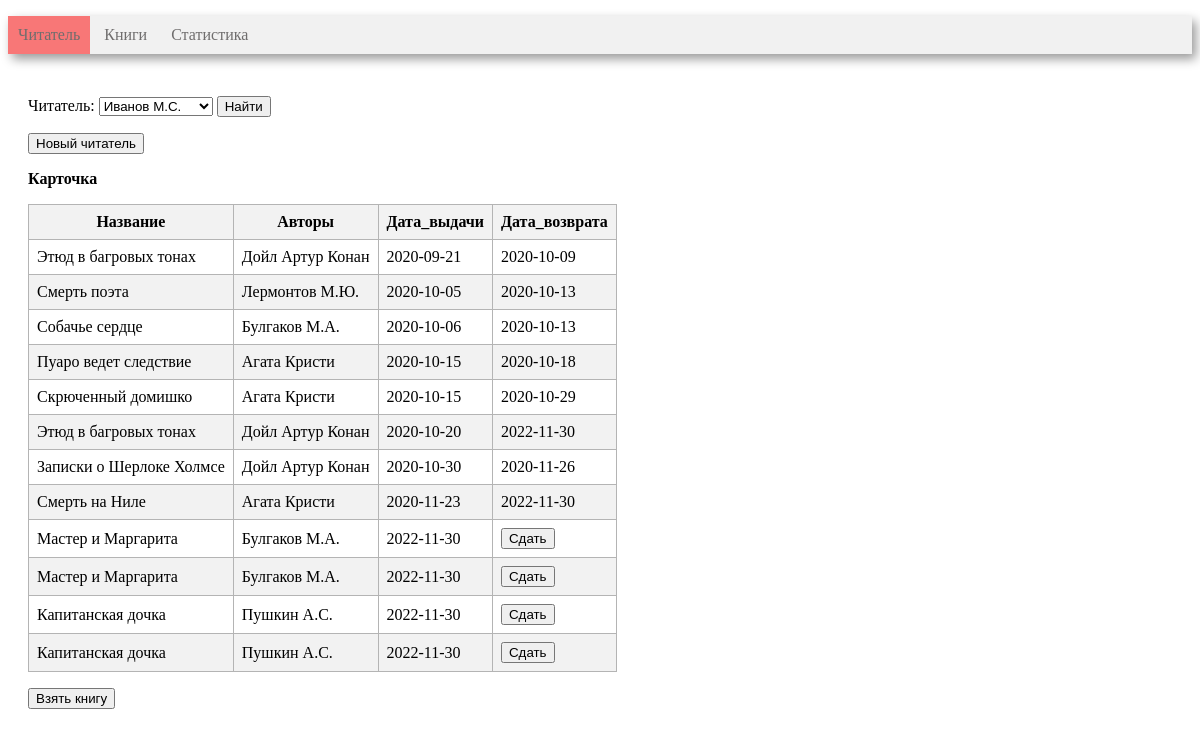
The page / on the database its author committed.
### tables this page shows
CREATE TABLE reader (
       reader_id INTEGER PRIMARY KEY AUTOINCREMENT,
	   reader_name VARCHAR(30)
);

CREATE TABLE book (
      book_id INTEGER PRIMARY KEY AUTOINCREMENT, 
	  title VARCHAR(80),
      genre_id int, 
      publisher_id INT,
      year_publication INT,
      available_numbers INT, 
      FOREIGN KEY (genre_id)  REFERENCES genre (genre_id) ON DELETE CASCADE,
      FOREIGN KEY (publisher_id)  REFERENCES publisher (publisher_id) ON DELETE CASCADE
);

CREATE TABLE book_reader (
      book_reader_id INTEGER PRIMARY KEY AUTOINCREMENT, 
      book_id int, 
      reader_id INT,
	  borrow_date DATE, 
	  return_date DATE,
      FOREIGN KEY (book_id)  REFERENCES book (book_id) ON DELETE CASCADE,
      FOREIGN KEY (reader_id)  REFERENCES reader (reader_id) ON DELETE CASCADE
);

### controllers/index.py (the view)
@app.route('/', methods=['get'])
def index():
    conn = get_db_connection()
    tmp = ""
    if request.values.get('reader'):
        reader_id = int(request.values.get('reader'))
        session['reader_id'] = reader_id
    else:
        session['reader_id'] = 1
    if request.values.get('new_reader'):
        array = get_reader_by_name(conn, request.values.get('new_reader'))
        for row in array:
            tmp = row[0]
    if (request.values.get('new_reader')) and (request.values.get('new_reader') != tmp):
        print(get_reader_by_name(conn, request.values.get('new_reader')))
        session['reader_id'] = get_new_reader(conn, request.values.get('new_reader'))
    if request.values.get('book'):
        book_id = int(request.values.get('book'))
        borrow_book(conn, book_id, session['reader_id'])
    if request.values.get('noselect'):
        a = 1
    if request.values.get('handover'):
        handover_book(conn, request.values.get('handover'))
    if request.values.get('book'):
        borrow_book(conn,int(request.values.get('book')), session['reader_id'])
    df_reader = get_reader(conn)
    df_book_reader = get_book_reader(conn, session['reader_id'])
    html = render_template(
        'index.html',
        reader_id=session['reader_id'],
        combo_box=df_reader,
        book_reader=df_book_reader,
        len=len
    )
    return html

### models/index_model.py (called while the page is built)
def get_reader(conn):
    return pandas.read_sql(
        '''
 SELECT * FROM reader
 ''', conn)

def get_book_reader(conn, reader_id):
    return pandas.read_sql('''
 WITH get_authors( book_id, authors_name)
 AS(
 SELECT book_id, GROUP_CONCAT(author_name)
 FROM author JOIN book_author USING(author_id)
 GROUP BY book_id
 )
 SELECT title AS Название, authors_name AS Авторы,
 borrow_date AS Дата_выдачи, return_date AS Дата_возврата,
 book_reader_id
 FROM
 reader
 JOIN book_reader USING(reader_id)
 JOIN book USING(book_id)
 JOIN get_authors USING(book_id)
 WHERE reader.reader_id = :id
 ORDER BY 3
 ''', conn, params={"id": reader_id})

### utils.py (called while the page is built)
def get_db_connection():
    return sqlite3.connect('library.sqlite')

### templates/index.html (shortened to what this page needs)
<!DOCTYPE HTML>
<html>
<head>
    <link rel="stylesheet" type="text/css" href="/static/CSS/style.css"/>
    <link rel="stylesheet" type="text/css" href="/static/CSS/table.css"/>
    {% import "macros.html" as macros %}
</head>
<body>
<div class=menu>
    <ul>
        <li class=active><a href={{ url_for("index") }}>Читатель</a></li>
        <li><a href={{ url_for('book') }}>Книги</a></li>
        <li><a href={{ url_for('statistics') }}>Статистика</a></li>
    </ul>
</div>
<div class=block>
    <p>
    <form action='' method="get">
        Читатель:
        {{ macros.render_readers(combo_box, reader_id, len) }}
        <input type="submit" value="Найти">
    </form>
    </p>
    <form action="{{ url_for('new_reader') }}" method="get">
        <input type="submit" value="Новый читатель">
    </form>
    {{ macros.render_table("Карточка", book_reader, "book_reader_id", len) }}
    <form action="{{ url_for('search') }}" method="get">
         <input type="submit" value="Взять книгу">
    </form>
</div>
</body>
</html>

### templates/macros.html (shortened to what this page needs)
{% macro render_table(table_name, relation, id, len) %}
    <p>
        <b>{{ table_name }} </b>
    </p>
    {% set n = len(relation) %}
    <table border="1">
        <tr style="background-color: rgb(242, 242, 242);">
            {% for name in relation.dtypes.index %}
                {% if name != id %}
                    <th>{{ name }}</th>
                {% endif %}
            {% endfor %}
        </tr>
        <tbody>
        {% for i in range(n) %}
            <tr>
                {% for name in relation.dtypes.index %}
                    {% if name != id %}
                        <td>
                            {% if relation.loc[i, name] == None %}
                                <form action='' method="get">
                                    <input type="submit" value="Сдать">
                                </form>
                            {% else %}
                                {{ relation.loc[i, name] }}
                            {% endif %}
                        </td>
                    {% endif %}
                {% endfor %}
            </tr>
        {% endfor %}
        </tbody>
    </table>
{% endmacro %}
{% macro render_readers(combo_box, reader_id, len) %}
    <select name="reader" required>
        {% set n = len(combo_box) %}
        {% for i in range(n) %}
            {% set id_r = combo_box.loc[i, "reader_id"] %}
            {% if id_r == reader_id %}
                <option selected value={{ id_r }}>
                    {% else %}
                <option value={{ id_r }}>
            {% endif %}
        {{ combo_box.loc[i, "reader_name"] }}
        </option>
        {% endfor %}
    </select>
{% endmacro %}

### static/CSS/style.css (style rules this page uses)
.menu { background-color: #f1f1f1; box-shadow: 4px 5px 10px rgba(0, 0, 0, 0.4); width: 100%; }
.menu li { display: inline-block; vertical-align: top; padding: 10px; color: #6f6d6d; }
.menu a { text-decoration: none; color: #6f6d6d; }
.menu ul { padding: 0px; }
.active { background-color: #f87777; color: #f8f8f8; }
.block { padding: 10px 20px; }

### static/CSS/table.css (style rules this page uses)
table { border-collapse: collapse; }
table, th, td { border-color: rgb(180, 180, 180); }
th, td { padding: 8px; }
tr:nth-child(2n) { background-color: rgb(242, 242, 242); }

### rows shown on the page
reader: reader "Иванов М.С."
book: title "Этюд в багровых тонах" "Этюд в багровых тонах"
book_reader: borrow_date "2020-09-21" "2020-10-09"
book: title "Смерть поэта"
book_reader: borrow_date "2020-10-05" "2020-10-13"
book: title "Собачье сердце"
book_reader: borrow_date "2020-10-06" "2020-10-13"
book: title "Пуаро ведет следствие"
book_reader: borrow_date "2020-10-15" "2020-10-18"
book: title "Скрюченный домишко"
book_reader: borrow_date "2020-10-15" "2020-10-29"
book_reader: borrow_date "2020-10-20" "2022-11-30"
book: title "Записки о Шерлоке Холмсе"
book_reader: borrow_date "2020-10-30" "2020-11-26"
book: title "Смерть на Ниле"
book_reader: borrow_date "2020-11-23" "2022-11-30"
book: title "Мастер и Маргарита" "Мастер и Маргарита"
book_reader: borrow_date "2022-11-30"
book_reader: borrow_date "2022-11-30"
book: title "Капитанская дочка" "Капитанская дочка"
book_reader: borrow_date "2022-11-30"
book_reader: borrow_date "2022-11-30"

### other values the page prints
{{ table_name }} "Карточка"
{{ name }} "Название" "Авторы" "Дата_выдачи" "Дата_возврата"
{{ relation.loc[i, name] }} "Дойл Артур Конан" "Лермонтов М.Ю." "Булгаков М.А." "Агата Кристи" "Агата Кристи" "Дойл Артур Конан" "Дойл Артур Конан" "Агата Кристи" "Булгаков М.А." "Булгаков М.А." "Пушкин А.С." "Пушкин А.С."
